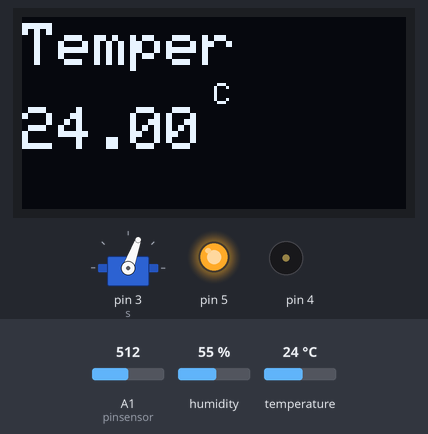
Bench run of a sketch on a simulated Arduino Uno, built with avr-gcc and run on an emulated ATmega328P. Shown: servo, 128×64 one-colour display, output pins drawn as LEDs (lit = HIGH), buzzer (waves = sounding). The test bench sets the inputs (shaded band); at power-on: A1 (pinsensor) = 512, temperature 24 °C, humidity 55 %. What the sketch prints to the serial monitor is not drawn.

Above: at 6.0 s.
6.1 s: A1 (pinsensor) set to 481
12.9 s: temperature set to 33 °C
At 21.6 s:
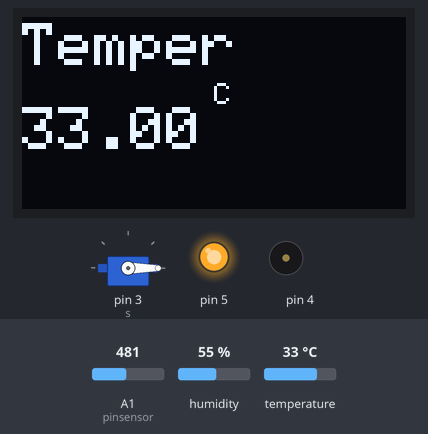
23.3 s: temperature set to 36 °C
At 33.3 s:
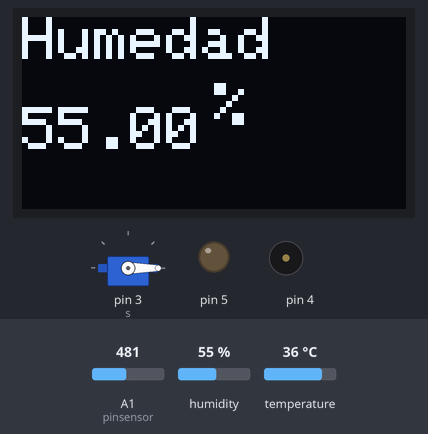
33.6 s: A1 (pinsensor) set to 509
At 43.7 s:
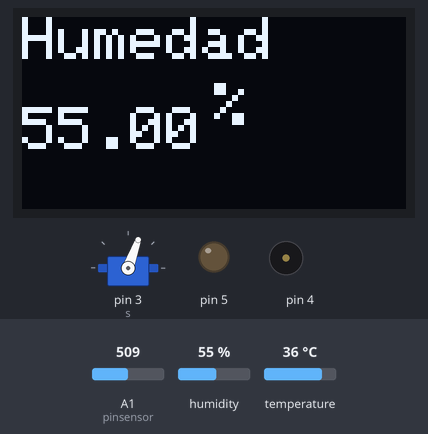
44.0 s: A1 (pinsensor) set to 489
At 52.6 s:
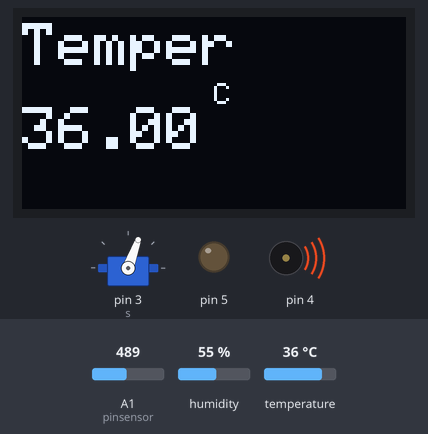
55.1 s: temperature set to 12 °C
At 60.7 s:
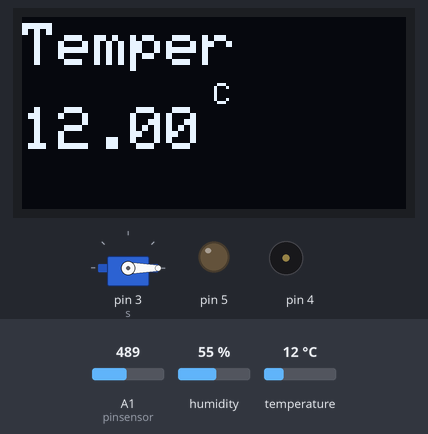
Timing chart, 0 to 64.7 s (numbered marks = the images above; inputs shaded):
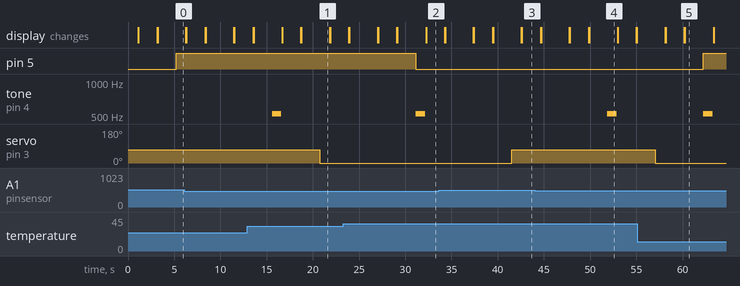

The sketch:

oled_2.ino
```cpp
#include <Servo.h>
#include <SPI.h>
#include <Wire.h>
#include <Adafruit_GFX.h>
#include <Adafruit_SSD1306.h>
#include <dht.h>

int valor=0;
int pinsensor=A1;
unsigned long tiempoSonido = 0;

Servo s;
dht DHT;
#define DHT11_PIN 2


#define SCREEN_WIDTH 128 // OLED display width, in pixels
#define SCREEN_HEIGHT 64 // OLED display height, in pixels


#define OLED_RESET     -1
#define SCREEN_ADDRESS 0x3C
Adafruit_SSD1306 display(SCREEN_WIDTH, SCREEN_HEIGHT, &Wire, OLED_RESET);

#define NUMFLAKES     10 // Number of snowflakes in the animation example

#define LOGO_HEIGHT   16
#define LOGO_WIDTH    16
void setup() {
  Serial.begin(9600);

  pinMode(5,OUTPUT);
  pinMode(pinsensor,INPUT);

  s.attach(3);


  if(!display.begin(SSD1306_SWITCHCAPVCC, SCREEN_ADDRESS)) {
    Serial.println(F("SSD1306 allocation failed"));
    for(;;);
  }
  display.clearDisplay();

   s.write(70);

}


void loop()
 {

  valor=analogRead(pinsensor);

  Serial.print("Lluvia = ");
  Serial.println(valor);

   DHT.read11(DHT11_PIN);

  //TEMPERATURA//
  Serial.print("Temperatura = ");
  Serial.print(DHT.temperature);
  Serial.println(" C");


  //HUMEDAD RELATIVA//
  Serial.print("Humedad = ");
  Serial.print(DHT.humidity);
  Serial.println(" %");
  delay(1000);

  display.setCursor(0,0);
  display.setTextSize(2);
  display.setTextColor(SSD1306_WHITE);
  display.println("Humedad");
  display.display();
  display.setCursor(0,30);
  display.setTextSize(2);
  display.setTextColor(SSD1306_WHITE);
  display.println(DHT.humidity);
  display.display();
   display.setCursor(64,22);
  display.setTextSize(2);
  display.setTextColor(SSD1306_WHITE);
  display.println("%");
  display.display();
  delay(2000);
  display.clearDisplay();
  display.setCursor(0,2);
  display.setTextSize(2);
  display.setTextColor(SSD1306_WHITE);
  display.println("Temper");
  display.display();
  display.setCursor(0,30);
  display.setTextSize(2);
  display.setTextColor(SSD1306_WHITE);
  display.println(DHT.temperature);
  display.display();
  display.setCursor(64,22);
  display.setTextSize(1);
  display.setTextColor(SSD1306_WHITE);
  display.println("C");
  display.display();
  delay(2000);
  display.clearDisplay();
  unsigned long tiempoActual = millis(); // Tiempo actual


  if (valor < 499) {
    if (tiempoActual - tiempoSonido >= 700) {
      tiempoSonido = tiempoActual;
      if (tiempoSonido % 1400 < 700) {
        tone(4, 523, 1000);
      } else {
        tone(4, 0, 1000);
        s.write(0);
      }
    }
  } else if (valor > 499) {
    tone(4, 0, 1000);
    s.write(70);

  }
  if (DHT.temperature < 34) {

   digitalWrite(5,HIGH);
  }
  else if (DHT.temperature > 34) {
    digitalWrite(5,LOW);

  }
}
```

Measured:
- the behaviour switches between 34 and 35 °C on temperature (found by bisection; images 1 and 2)
- after the input at 23.3 s, pin 5: HIGH → LOW after 7.8 s
- after the input at 33.6 s, servo on pin 3 (s): 0° → 70° after 7.9 s
- after the input at 44.0 s, tone on pin 4: silent → 523 Hz after 7.9 s, → silent 1.0 s later
- after the input at 55.1 s, pin 5: LOW → HIGH after 7.1 s
- what the display in image 1 shows lasts 3.0 s, from 18.8 s to 21.8 s
